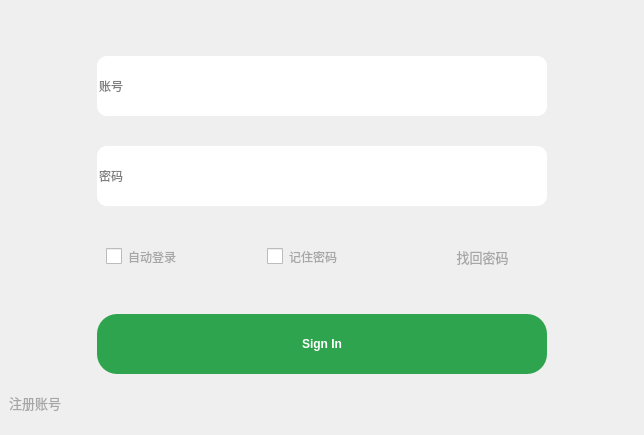
<?xml version="1.0" encoding="UTF-8"?>
<ui version="4.0">
 <class>LogWidget</class>
 <widget class="QStackedWidget" name="LogWidget">
  <property name="geometry">
   <rect>
    <x>0</x>
    <y>0</y>
    <width>644</width>
    <height>435</height>
   </rect>
  </property>
  <property name="windowTitle">
   <string>StackedWidget</string>
  </property>
  <widget class="QWidget" name="LogInPage">
   <layout class="QGridLayout" name="gridLayout_3">
    <item row="0" column="2">
     <spacer name="verticalSpacer_3">
      <property name="orientation">
       <enum>Qt::Vertical</enum>
      </property>
      <property name="sizeHint" stdset="0">
       <size>
        <width>20</width>
        <height>35</height>
       </size>
      </property>
     </spacer>
    </item>
    <item row="1" column="0" colspan="4">
     <layout class="QHBoxLayout" name="horizontalLayout_2">
      <item>
       <spacer name="horizontalSpacer">
        <property name="orientation">
         <enum>Qt::Horizontal</enum>
        </property>
        <property name="sizeHint" stdset="0">
         <size>
          <width>60</width>
          <height>20</height>
         </size>
        </property>
       </spacer>
      </item>
      <item>
       <layout class="QVBoxLayout" name="verticalLayout">
        <property name="spacing">
         <number>8</number>
        </property>
        <property name="sizeConstraint">
         <enum>QLayout::SetMaximumSize</enum>
        </property>
        <property name="rightMargin">
         <number>0</number>
        </property>
        <item>
         <widget class="QWidget" name="widget" native="true">
          <property name="minimumSize">
           <size>
            <width>0</width>
            <height>1</height>
           </size>
          </property>
          <property name="focusPolicy">
           <enum>Qt::NoFocus</enum>
          </property>
          <property name="contextMenuPolicy">
           <enum>Qt::DefaultContextMenu</enum>
          </property>
          <property name="styleSheet">
           <string notr="true">color:black;
border-radius: 10px;</string>
          </property>
          <layout class="QGridLayout" name="gridLayout_2">
           <property name="leftMargin">
            <number>0</number>
           </property>
           <property name="topMargin">
            <number>0</number>
           </property>
           <property name="rightMargin">
            <number>0</number>
           </property>
           <property name="horizontalSpacing">
            <number>7</number>
           </property>
           <property name="verticalSpacing">
            <number>30</number>
           </property>
           <item row="0" column="0">
            <widget class="QLineEdit" name="logInIdlineEdit">
             <property name="minimumSize">
              <size>
               <width>450</width>
               <height>60</height>
              </size>
             </property>
             <property name="tabletTracking">
              <bool>false</bool>
             </property>
             <property name="toolTipDuration">
              <number>0</number>
             </property>
             <property name="layoutDirection">
              <enum>Qt::LeftToRight</enum>
             </property>
             <property name="placeholderText">
              <string>账号</string>
             </property>
            </widget>
           </item>
           <item row="1" column="0">
            <widget class="QLineEdit" name="logInPwlineEdit">
             <property name="minimumSize">
              <size>
               <width>450</width>
               <height>60</height>
              </size>
             </property>
             <property name="layoutDirection">
              <enum>Qt::LeftToRight</enum>
             </property>
             <property name="echoMode">
              <enum>QLineEdit::Password</enum>
             </property>
             <property name="placeholderText">
              <string>密码</string>
             </property>
            </widget>
           </item>
          </layout>
         </widget>
        </item>
        <item>
         <spacer name="verticalSpacer_2">
          <property name="orientation">
           <enum>Qt::Vertical</enum>
          </property>
          <property name="sizeHint" stdset="0">
           <size>
            <width>20</width>
            <height>15</height>
           </size>
          </property>
         </spacer>
        </item>
        <item>
         <widget class="QWidget" name="widget_2" native="true">
          <property name="cursor">
           <cursorShape>ArrowCursor</cursorShape>
          </property>
          <property name="layoutDirection">
           <enum>Qt::LeftToRight</enum>
          </property>
          <property name="styleSheet">
           <string notr="true">QCheckBox::indicator {
	width: 16px;
	height: 16px;
}</string>
          </property>
          <layout class="QHBoxLayout" name="horizontalLayout">
           <property name="spacing">
            <number>50</number>
           </property>
           <item>
            <widget class="QCheckBox" name="logIncheckBox">
             <property name="styleSheet">
              <string notr="true">color:rgb(166, 166, 166);
border: rgb(166, 166, 166);
</string>
             </property>
             <property name="text">
              <string>自动登录</string>
             </property>
             <property name="tristate">
              <bool>false</bool>
             </property>
            </widget>
           </item>
           <item>
            <widget class="QCheckBox" name="pWcheckBox">
             <property name="styleSheet">
              <string notr="true">color:rgb(166, 166, 166);
border: rgb(166, 166, 166);</string>
             </property>
             <property name="text">
              <string>记住密码</string>
             </property>
             <property name="tristate">
              <bool>false</bool>
             </property>
            </widget>
           </item>
           <item>
            <widget class="QPushButton" name="pwButton">
             <property name="cursor">
              <cursorShape>PointingHandCursor</cursorShape>
             </property>
             <property name="styleSheet">
              <string notr="true">border:none;
font: 10pt;
color:rgb(166, 166, 166);</string>
             </property>
             <property name="text">
              <string>找回密码</string>
             </property>
             <property name="autoRepeatDelay">
              <number>302</number>
             </property>
             <property name="autoRepeatInterval">
              <number>99</number>
             </property>
            </widget>
           </item>
          </layout>
         </widget>
        </item>
        <item>
         <spacer name="verticalSpacer_4">
          <property name="orientation">
           <enum>Qt::Vertical</enum>
          </property>
          <property name="sizeHint" stdset="0">
           <size>
            <width>20</width>
            <height>30</height>
           </size>
          </property>
         </spacer>
        </item>
        <item>
         <widget class="QPushButton" name="logInButton">
          <property name="minimumSize">
           <size>
            <width>450</width>
            <height>60</height>
           </size>
          </property>
          <property name="maximumSize">
           <size>
            <width>16777213</width>
            <height>16777213</height>
           </size>
          </property>
          <property name="styleSheet">
           <string notr="true">border:none;
border-radius: 20px;
font: 16pt &quot;Adobe Devanagari&quot;;
font-weight:bold;
color:rgb(255, 255, 255);
background-color:#2ea44f;</string>
          </property>
          <property name="text">
           <string>Sign In</string>
          </property>
         </widget>
        </item>
       </layout>
      </item>
      <item>
       <spacer name="horizontalSpacer_2">
        <property name="orientation">
         <enum>Qt::Horizontal</enum>
        </property>
        <property name="sizeHint" stdset="0">
         <size>
          <width>60</width>
          <height>20</height>
         </size>
        </property>
       </spacer>
      </item>
     </layout>
    </item>
    <item row="2" column="0">
     <widget class="QPushButton" name="SignUpButton">
      <property name="font">
       <font>
        <pointsize>10</pointsize>
        <weight>50</weight>
        <italic>false</italic>
        <bold>false</bold>
        <kerning>true</kerning>
       </font>
      </property>
      <property name="cursor">
       <cursorShape>PointingHandCursor</cursorShape>
      </property>
      <property name="mouseTracking">
       <bool>false</bool>
      </property>
      <property name="styleSheet">
       <string notr="true">border:none;
font: 10pt;
color:rgb(166, 166, 166);</string>
      </property>
      <property name="text">
       <string>注册账号</string>
      </property>
     </widget>
    </item>
    <item row="2" column="1">
     <spacer name="horizontalSpacer_3">
      <property name="orientation">
       <enum>Qt::Horizontal</enum>
      </property>
      <property name="sizeHint" stdset="0">
       <size>
        <width>507</width>
        <height>20</height>
       </size>
      </property>
     </spacer>
    </item>
    <item row="2" column="3">
     <spacer name="verticalSpacer">
      <property name="orientation">
       <enum>Qt::Vertical</enum>
      </property>
      <property name="sizeHint" stdset="0">
       <size>
        <width>20</width>
        <height>35</height>
       </size>
      </property>
     </spacer>
    </item>
   </layout>
  </widget>
  <widget class="QWidget" name="LogUpPage">
   <layout class="QGridLayout" name="gridLayout_4">
    <item row="2" column="0" colspan="2">
     <widget class="QWidget" name="widget_4" native="true">
      <property name="cursor">
       <cursorShape>ArrowCursor</cursorShape>
      </property>
      <property name="layoutDirection">
       <enum>Qt::LeftToRight</enum>
      </property>
      <property name="styleSheet">
       <string notr="true">QCheckBox::indicator {
	width: 16px;
	height: 16px;
}</string>
      </property>
     </widget>
    </item>
    <item row="0" column="0">
     <layout class="QHBoxLayout" name="horizontalLayout_6">
      <item>
       <widget class="QPushButton" name="backButton">
        <property name="minimumSize">
         <size>
          <width>45</width>
          <height>45</height>
         </size>
        </property>
        <property name="font">
         <font>
          <stylestrategy>PreferDefault</stylestrategy>
         </font>
        </property>
        <property name="toolTipDuration">
         <number>0</number>
        </property>
        <property name="styleSheet">
         <string notr="true">border:none;
border-radius: 5px;
background-color:#2ea44f;
image:url(:/pre.gif);</string>
        </property>
        <property name="text">
         <string/>
        </property>
       </widget>
      </item>
      <item>
       <spacer name="horizontalSpacer_8">
        <property name="orientation">
         <enum>Qt::Horizontal</enum>
        </property>
        <property name="sizeHint" stdset="0">
         <size>
          <width>208</width>
          <height>20</height>
         </size>
        </property>
       </spacer>
      </item>
     </layout>
    </item>
    <item row="1" column="0" colspan="2">
     <layout class="QHBoxLayout" name="horizontalLayout_3">
      <item>
       <spacer name="horizontalSpacer_4">
        <property name="orientation">
         <enum>Qt::Horizontal</enum>
        </property>
        <property name="sizeHint" stdset="0">
         <size>
          <width>40</width>
          <height>20</height>
         </size>
        </property>
       </spacer>
      </item>
      <item>
       <layout class="QVBoxLayout" name="verticalLayout_3">
        <item>
         <widget class="QWidget" name="widget_3" native="true">
          <property name="toolTipDuration">
           <number>-2</number>
          </property>
          <property name="styleSheet">
           <string notr="true">color:black;
border-radius: 10px;</string>
          </property>
          <layout class="QVBoxLayout" name="verticalLayout_2">
           <property name="spacing">
            <number>25</number>
           </property>
           <property name="leftMargin">
            <number>0</number>
           </property>
           <property name="rightMargin">
            <number>0</number>
           </property>
           <item>
            <widget class="QLineEdit" name="logUpIdlineEdit">
             <property name="minimumSize">
              <size>
               <width>350</width>
               <height>60</height>
              </size>
             </property>
             <property name="tabletTracking">
              <bool>false</bool>
             </property>
             <property name="toolTipDuration">
              <number>0</number>
             </property>
             <property name="layoutDirection">
              <enum>Qt::LeftToRight</enum>
             </property>
             <property name="placeholderText">
              <string>昵称</string>
             </property>
            </widget>
           </item>
           <item>
            <widget class="QLineEdit" name="logUpPwlineEdit">
             <property name="minimumSize">
              <size>
               <width>350</width>
               <height>60</height>
              </size>
             </property>
             <property name="layoutDirection">
              <enum>Qt::LeftToRight</enum>
             </property>
             <property name="echoMode">
              <enum>QLineEdit::Password</enum>
             </property>
             <property name="placeholderText">
              <string>密码</string>
             </property>
            </widget>
           </item>
           <item>
            <widget class="QLineEdit" name="logUpRpwlineEdit">
             <property name="minimumSize">
              <size>
               <width>350</width>
               <height>60</height>
              </size>
             </property>
             <property name="layoutDirection">
              <enum>Qt::LeftToRight</enum>
             </property>
             <property name="echoMode">
              <enum>QLineEdit::Password</enum>
             </property>
             <property name="dragEnabled">
              <bool>false</bool>
             </property>
             <property name="placeholderText">
              <string>密码</string>
             </property>
            </widget>
           </item>
          </layout>
         </widget>
        </item>
        <item>
         <spacer name="verticalSpacer_5">
          <property name="orientation">
           <enum>Qt::Vertical</enum>
          </property>
          <property name="sizeHint" stdset="0">
           <size>
            <width>20</width>
            <height>27</height>
           </size>
          </property>
         </spacer>
        </item>
        <item>
         <widget class="QPushButton" name="logUpButton">
          <property name="minimumSize">
           <size>
            <width>450</width>
            <height>60</height>
           </size>
          </property>
          <property name="maximumSize">
           <size>
            <width>16777213</width>
            <height>16777213</height>
           </size>
          </property>
          <property name="styleSheet">
           <string notr="true">border:none;
border-radius: 20px;
font: 16pt &quot;Adobe Devanagari&quot;;
font-weight:bold;
color:rgb(255, 255, 255);
background-color:#2ea44f;</string>
          </property>
          <property name="text">
           <string>Sign Up</string>
          </property>
          <property name="autoRepeatDelay">
           <number>297</number>
          </property>
         </widget>
        </item>
       </layout>
      </item>
      <item>
       <spacer name="horizontalSpacer_5">
        <property name="orientation">
         <enum>Qt::Horizontal</enum>
        </property>
        <property name="sizeHint" stdset="0">
         <size>
          <width>40</width>
          <height>20</height>
         </size>
        </property>
       </spacer>
      </item>
     </layout>
    </item>
   </layout>
  </widget>
 </widget>
 <resources/>
 <connections/>
</ui>
